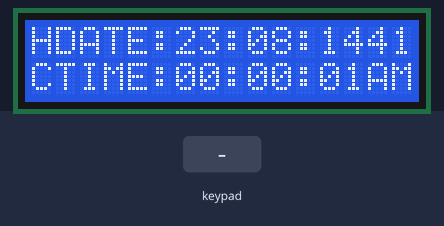
Recording of a sketch running on a simulated Arduino Uno, built with avr-gcc and run on an emulated ATmega328P. Parts: 16×2 character LCD. The inputs (shaded band) are chosen by the test bench.

Above: at 1.3 s.
1.4 s: key 's' pressed
At 2.3 s:
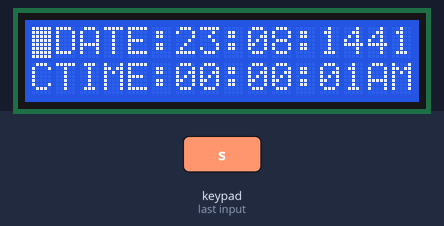
2.9 s: key 'u' pressed
At 3.2 s:
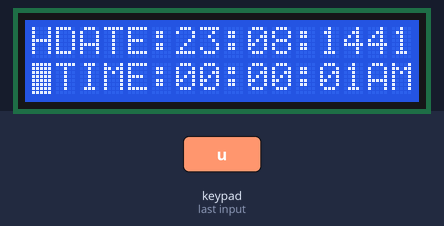
Timing chart, 0 to 5.9 s (numbered marks = the images above; inputs shaded):
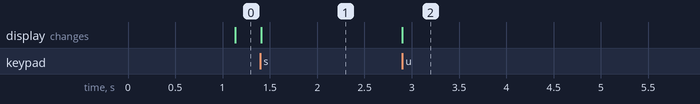

The sketch:

Clock.ino
```cpp
/**
 * @author Mahmoud Kamal Mahmoud
 * @date friday April-17-2020
 *
 * This progrm uses abstraction...
 * using two arduino libraries "LiquidCrystal" and "Keypad" besides a simple one built by us "Parser.h".
 *
 */

#include "Parser.h"

// make instance of parser class found in the header file
Parser parser('A');

void setup() {
  parser = Parser('A');
}

void loop() {
  // start the progrm
  parser.beginProgram();
}
```

Parser.cpp
```cpp
#include <LiquidCrystal.h>
#include <Keypad.h>
#include "Parser.h"

LiquidCrystal lcd(rs, en, d4, d5, d6, d7);
Keypad keypad = Keypad( makeKeymap(keys), convert(rowPins), convert(colPins), ROWS, COLS );

Parser::Parser(char x = 'P') {
  // starting display
  lcd.begin(16,2);
  // initialize time and date
  this->timex = {0, 0, 0, x, 0};
  this->date = {23, 8, 1441};
}

void Parser::beginProgram() {
  this->printInitialData();
  ul initialTime = millis();
  while(true) {
    char key = keypad.getKey();
    // if you enter some key except what equivelent to 's' which is set mode, the operation will continue as usual.
    if((millis() - initialTime >= 1000) && key != 's') {
      ++timex.seconds;
      if(timex.seconds == 60) { ++timex.minutes; timex.seconds = 0; }
      if(timex.minutes == 60) { ++timex.hours;  timex.minutes = 0;  }
      if(timex.hours == 12) { ++timex.day_ellipsed; timex.day = (timex.day == 'A' ? 'P' : 'A'); timex.hours = 0; }
      if(timex.day_ellipsed == 2) { ++date.day; timex.day_ellipsed = 0; }
      if(date.day == 31) { ++date.month; date.day = 1; }
      if(date.month == 13) { ++date.year; date.month = 1; }
      this->setDate();
      this->setTime();
      initialTime = millis();
    }
    // set Mode.
    else if(key == 's'){
      byte Cursor = 0;
      lcd.setCursor(Cursor, this->current_row);
      lcd.blink();
      for(char x = keypad.waitForKey(); x != 'e'; x = keypad.waitForKey()) {
        if(x == 'u' || x == 'd') {
          this->current_row = !this->current_row;     // if the cursor is at row 0 then if we clicked up it must be -1(funny) so circuilar to 1.
          lcd.setCursor(Cursor, this->current_row);
        } else if(x == 'r' || x == 'l') {
          if(x == 'r') ++Cursor;
          else --Cursor;
          Cursor %= 16;       // if the most right return to 0 and vise verse.
          lcd.setCursor(Cursor, this->current_row);
        } else {
          // impossible operations....
          // Hint: col 8 and 11 contains ':' colon
          if(x != 's' && Cursor != 8 && Cursor != 11 && !(Cursor == 15 && this->current_row) && Cursor > 5) {
            if(Cursor == 14 && this->current_row) {
              x = (timex.day == 'A' ? 'P' : 'A');
              timex.day = x;
              if(x == 'A') timex.day_ellipsed = 0;
              else timex.day_ellipsed = 1;
            }
            dataCollector[current_row][Cursor] = x;
            lcd.print(x);
          }
          lcd.setCursor(Cursor, this->current_row);
        }
      }
      // after finishing set mode. by pressing end button.
      // update what u made.
      this->updateDate();
      this->updateTime();
      lcd.noBlink();
      initialTime = millis();
    }
  }
}

void Parser::printInitialData() {
  // printing initial data
  lcd.print(this->upDate);
  lcd.setCursor(0,1);
  lcd.print(this->upTime + String(timex.day) + "M");
}

void Parser::setDate() {
  lcd.setCursor(0,0);
  // it just makes string builder for the date then print it to the LCD
  String updated_date = "";
  updated_date += "HDATE:";
  if(date.day < 10) updated_date += "0" + String(date.day) + ":";
  else updated_date += String(date.day) + ":";
  if(date.month < 10) updated_date += "0" + String(date.month) + ":";
  else updated_date += String(date.month) + ":";
  updated_date += String(date.year);
  this->dataCollector[0] = updated_date;
  lcd.print(updated_date);
}

void Parser::setTime() {
  lcd.setCursor(0,1);
  // it just makes string builder for time then print it to the LCD
  String updated_time = "";
  updated_time += "CTIME:";
  if(timex.hours < 10) updated_time += "0" + String(timex.hours) + ":";
  else updated_time += String(timex.hours) + ":";
  if(timex.minutes < 10) updated_time += "0" + String(timex.minutes) + ":";
  else updated_time += String(timex.minutes) + ":";
  if(timex.seconds < 10) updated_time += "0" + String(timex.seconds);
  else updated_time += String(timex.seconds);
  updated_time += String(timex.day);
  this->dataCollector[1] = updated_time;
  lcd.print(updated_time);
}

void Parser::updateDate() {
  date.day = (dataCollector[0][6] - 48) * 10 + (dataCollector[0][7] - 48);
  date.month = (dataCollector[0][9] - 48) * 10 + (dataCollector[0][10] - 48);
  date.year = (dataCollector[0][12]-48)*1000+(dataCollector[0][13]-48)*100+(dataCollector[0][14]-48)*10+(dataCollector[0][15]-48);
  if(date.day > 30) date.day = 30;
  if(date.month > 12) date.month = 12;
}

void Parser::updateTime() {
  timex.hours = (dataCollector[1][6] - 48) * 10 + (dataCollector[1][7] - 48);
  timex.minutes = (dataCollector[1][9] - 48) * 10 + (dataCollector[1][10] - 48);
  timex.seconds = (dataCollector[1][12] - 48) * 10 + (dataCollector[1][13] - 48);
  timex.day = dataCollector[1][14];
  if(timex.hours >= 12) timex.hours = 0;
  if(timex.minutes > 59) timex.minutes = 0;
  if(timex.seconds > 59) timex.seconds = 0;
}
```

Parser.h
```cpp
#ifndef PARSER_H_
#define PARSER_H_

#if(ARDUINO >= 100)
  #include "Arduino.h"
#else
  #include "WProgram.h"
#endif

#define convert(x) ((byte *)x)
typedef unsigned long ul;

//time structure contains seconds, hours, minutes, day and day_ellipsed.
// day -> indicates "AM" or "PM" for simplicity 'P' or 'A'.
// day_ellipsed -> indicates if there is 24 hours had been ellipsed from the starting time of the program.
struct Time {
  byte seconds;
  byte minutes;
  byte hours;
  char day;
  byte day_ellipsed; // if it's 2 then 2 * 12 = 24 which is a day.
};

// date structure contains day, month and year.
struct Date {
  byte day;
  byte month;
  int year;
};

// pins connected to the lcd
const int rs = 5, en = 4, d4 = 3, d5 = 2, d6 = 1, d7 = 0;

// structure of the keypad
const byte ROWS = 4;
const byte COLS = 4;

const char keys[ROWS][COLS] = {
  {'1','2','3','u'},
  {'4','5','6','d'},
  {'7','8','9','r'},
  {'s','0','e','l'}
};

const byte rowPins[ROWS] = {6, 7, 8, 9}; //connect to the row pinouts of the keypad
const byte colPins[COLS] = {10, 11, 12, 13}; //connect to the column pinouts of the keypad

class Parser {
  private:
  // strction information
    Time timex;
    Date date;
  // chose date or time in the lcd display
  // 0 for date and 1 for time
    bool current_row = 0;
  // Initialized date and time
    const char *upDate = "HDATE:23:08:1441"; // used Hijri date.
    const char *upTime = "CTIME:00:00:00"; // starting time it could be any thing else.
  // data collector
    String dataCollector[2];  // records changes to use them after set Mode finished.
  public:
    Parser(char); // constructor function which has one parameter indicates if we start with "AM" or "PM" -> "PM" by default
    void printInitialData(); // prints initial data.
    void beginProgram(); // use this function to start the progrm
    void setDate();  // set date and time after each second left.
    void setTime();  // set date and time after each second left.
    void updateDate();   // set date and time after each set Mode.
    void updateTime();    // set date and time after each set Mode.
};

#endif
```

Measured:
- after the input at 1.4 s, the display: changes at once (image 1)
- after the input at 2.9 s, the display: changes at once (image 2)
